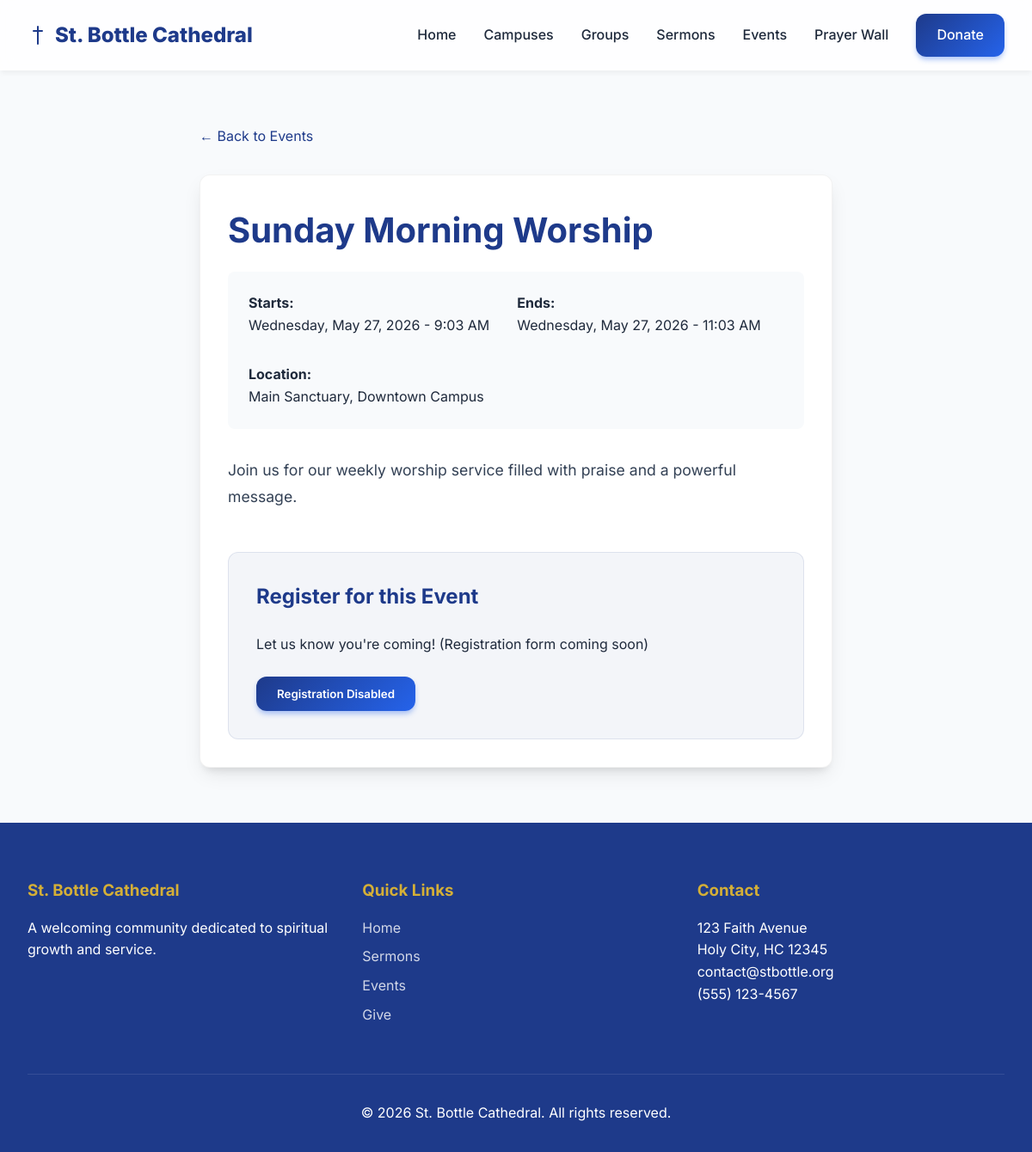
The app's page /events/1/ with its own data.
### events/models.py (models this page shows, shortened)
class Event(models.Model):
    campus = models.ForeignKey('campuses.Campus', on_delete=models.CASCADE, null=True, blank=True, related_name='events')
    title = models.CharField(max_length=200)
    description = models.TextField()
    start_time = models.DateTimeField()
    end_time = models.DateTimeField()
    location = models.CharField(max_length=255)
    image = models.ImageField(upload_to='events/', blank=True, null=True)
    created_at = models.DateTimeField(auto_now_add=True)
    class Meta:
        ordering = ['start_time']

### events/views.py (the view)
# urls.py: path('<int:pk>/', views.event_detail, name='event_detail'),
def event_detail(request, pk):
    event = get_object_or_404(Event, pk=pk)
    return render(request, 'events/event_detail.html', {'event': event})

### templates/events/event_detail.html (shortened to what this page needs)
{% extends 'base.html' %}
{% block content %}
<div class="container" style="max-width: 800px;">
    <a href="{% url 'events:event_list' %}" style="display: inline-block; margin-bottom: 2rem;">&larr; Back to Events</a>
    <div class="card">
        <h1 style="font-size: 2.5rem; margin-bottom: 1rem;">{{ event.title }}</h1>
        <div style="display: flex; flex-wrap: wrap; gap: 2rem; background: var(--background); padding: 1.5rem; border-radius: 8px; margin-bottom: 2rem;">
            <div>
                <strong>Starts:</strong>
                <p>{{ event.start_time|date:"l, F j, Y - g:i A" }}</p>
            </div>
            <div>
                <strong>Ends:</strong>
                <p>{{ event.end_time|date:"l, F j, Y - g:i A" }}</p>
            </div>
            <div>
                <strong>Location:</strong>
                <p>{{ event.location }}</p>
            </div>
        </div>
        <div style="line-height: 1.8; font-size: 1.1rem; color: #334155; margin-bottom: 3rem;">
            {{ event.description|linebreaks }}
        </div>
        <div style="background: rgba(30, 58, 138, 0.05); padding: 2rem; border-radius: var(--radius); border: 1px solid rgba(30, 58, 138, 0.1);">
            <h2 style="margin-bottom: 1.5rem;">Register for this Event</h2>
            <p style="margin-bottom: 1.5rem;">Let us know you're coming! (Registration form coming soon)</p>
            <button class="btn btn-primary" disabled>Registration Disabled</button>
        </div>
    </div>
</div>
{% endblock %}

### static/css/styles.css (style rules this page uses)
:root { --primary: #1E3A8A; --secondary: #D4AF37; --background: #F8FAFC; --surface: #FFFFFF; --text-main: #1E293B; --text-muted: #64748B; --accent: #E11D48; --radius: 12px; --shadow: 0 10px 25px -5px rgba(0, 0, 0, 0.1), 0 8px 10px -6px rgba(0, 0, 0, 0.1); --shadow-hover: 0 20px 25px -5px rgba(0, 0, 0, 0.1), 0 10px 10px -5px rgba(0, 0, 0, 0.04); }
* { margin: 0; padding: 0; box-sizing: border-box; font-family: 'Inter', sans-serif; }
body { background-color: var(--background); color: var(--text-main); line-height: 1.6; min-height: 100vh; display: flex; flex-direction: column; }
h1, h2, h3, h4, h5, h6 { color: var(--primary); font-weight: 700; margin-bottom: 1rem; }
a { color: var(--primary); text-decoration: none; transition: color 0.3s ease; }
.btn { padding: 0.75rem 1.5rem; border-radius: var(--radius); font-weight: 600; cursor: pointer; border: none; transition: all 0.3s cubic-bezier(0.4, 0, 0.2, 1); display: inline-block; }
.btn-primary { background: linear-gradient(135deg, var(--primary), #2563EB); color: white; box-shadow: 0 4px 6px -1px rgba(37, 99, 235, 0.4); }
.card { background: var(--surface); border-radius: var(--radius); padding: 2rem; box-shadow: var(--shadow); transition: all 0.3s ease; border: 1px solid rgba(0,0,0,0.05); }
.container { max-width: 1200px; margin: 0 auto; padding: 4rem 2rem; }

### records on screen
Event: title "Sunday Morning Worship", start_time "Wednesday, May 27, 2026 - 9:03 AM", end_time "Wednesday, May 27, 2026 - 11:03 AM", location "Main Sanctuary, Downtown Campus", description "Join us for our weekly worship service filled with praise and a powerful message."
